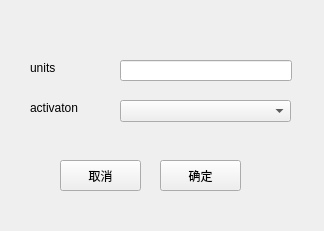
<?xml version="1.0" encoding="UTF-8"?>
<ui version="4.0">
 <class>addFC</class>
 <widget class="QWidget" name="addFC">
  <property name="geometry">
   <rect>
    <x>0</x>
    <y>0</y>
    <width>324</width>
    <height>231</height>
   </rect>
  </property>
  <property name="windowTitle">
   <string>Add Fully Connected</string>
  </property>
  <widget class="QLabel" name="label">
   <property name="geometry">
    <rect>
     <x>30</x>
     <y>60</y>
     <width>51</width>
     <height>16</height>
    </rect>
   </property>
   <property name="text">
    <string>units</string>
   </property>
  </widget>
  <widget class="QLabel" name="label_2">
   <property name="geometry">
    <rect>
     <x>30</x>
     <y>100</y>
     <width>81</width>
     <height>16</height>
    </rect>
   </property>
   <property name="text">
    <string>activaton</string>
   </property>
  </widget>
  <widget class="QLineEdit" name="lineEdit">
   <property name="geometry">
    <rect>
     <x>120</x>
     <y>60</y>
     <width>172</width>
     <height>21</height>
    </rect>
   </property>
  </widget>
  <widget class="QComboBox" name="comboBox_2">
   <property name="geometry">
    <rect>
     <x>120</x>
     <y>100</y>
     <width>171</width>
     <height>22</height>
    </rect>
   </property>
   <property name="editable">
    <bool>false</bool>
   </property>
   <property name="currentText">
    <string/>
   </property>
  </widget>
  <widget class="QPushButton" name="pushButton">
   <property name="geometry">
    <rect>
     <x>160</x>
     <y>160</y>
     <width>81</width>
     <height>31</height>
    </rect>
   </property>
   <property name="text">
    <string>确定</string>
   </property>
  </widget>
  <widget class="QPushButton" name="pushButton_2">
   <property name="geometry">
    <rect>
     <x>60</x>
     <y>160</y>
     <width>81</width>
     <height>31</height>
    </rect>
   </property>
   <property name="text">
    <string>取消</string>
   </property>
  </widget>
 </widget>
 <resources/>
 <connections/>
</ui>
